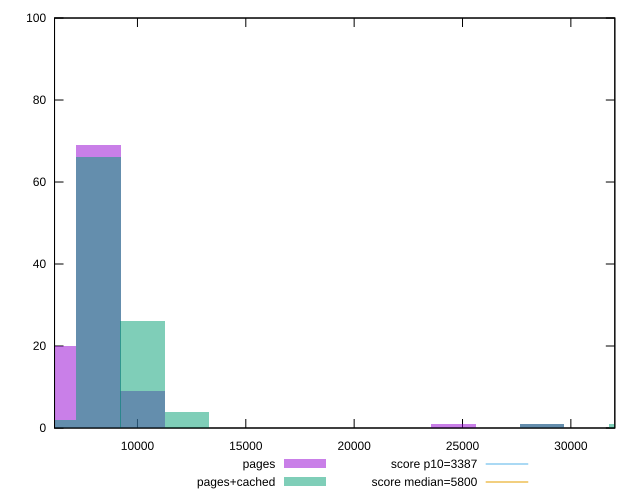

Write gnuplot code to recreate this figure.
reset

$pages <<EOF
24580.52367859966 1
8193.507892866553 69
6145.130919649915 20
10241.884866083192 9
28677.277625032937 1
EOF

$pagesCached <<EOF
10241.884866083192 26
8193.507892866553 66
12290.26183929983 4
32774.031571466214 1
6145.130919649915 2
28677.277625032937 1
EOF

set key outside below
set boxwidth 2048.3769732166384
set xrange [6173.52110091418:32028.63863001416]
set yrange [0:100]
set trange [0:100]
set style fill transparent solid 0.5 noborder

set parametric
set terminal svg size 640, 500 enhanced background rgb 'white'
set output "reprap/speed-index/comparison/histogram/0_vs_1.svg"

plot $pages title "pages" with boxes, \
     $pagesCached title "pages+cached" with boxes, \
     3387,t title "score p10=3387", \
     5800,t title "score median=5800"

reset
